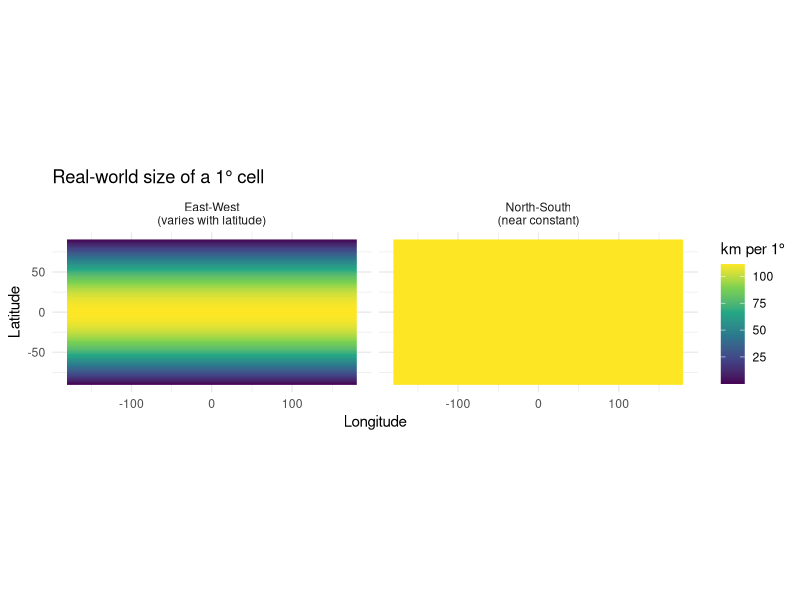
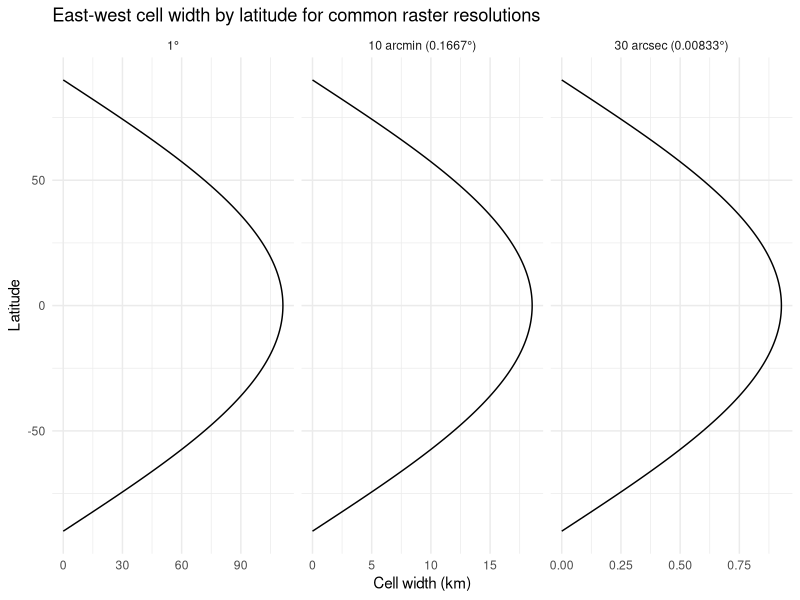
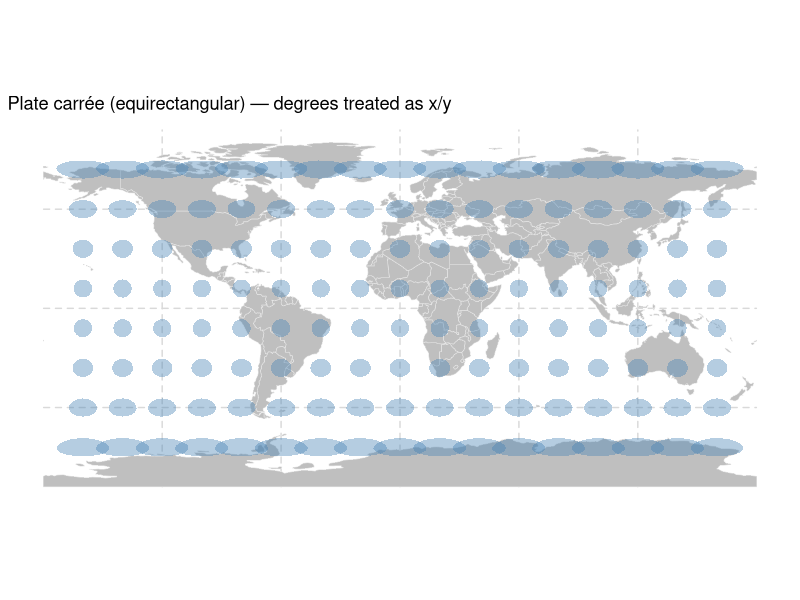
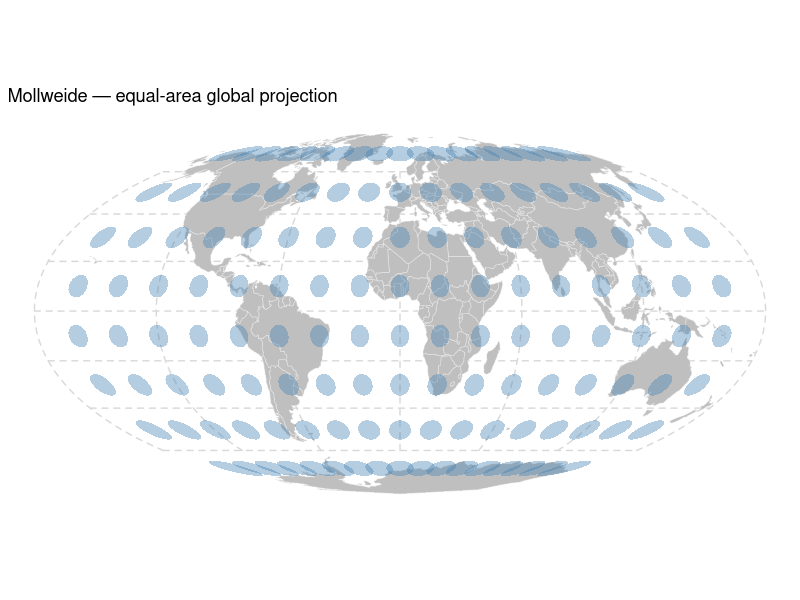
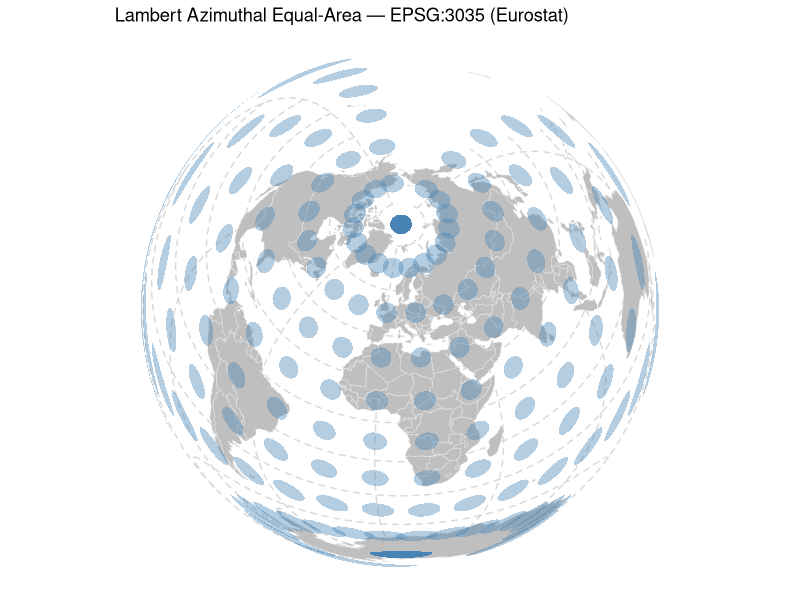
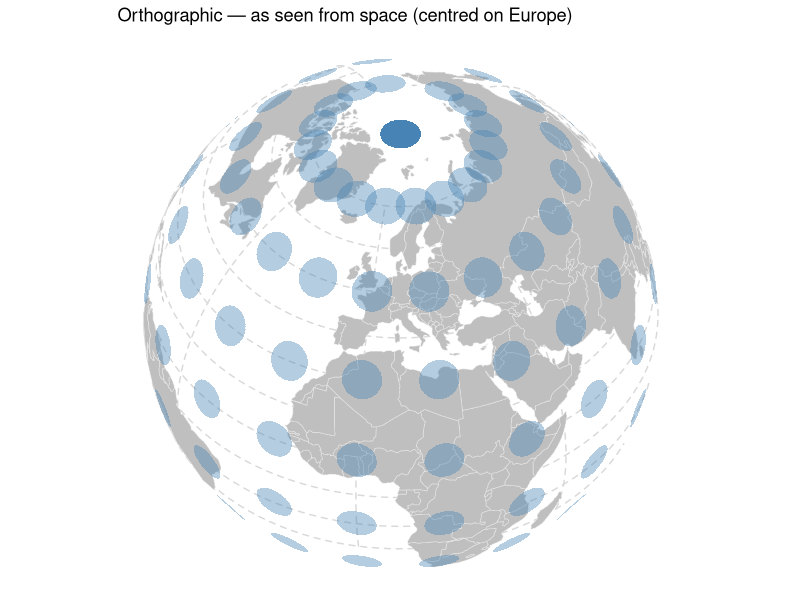
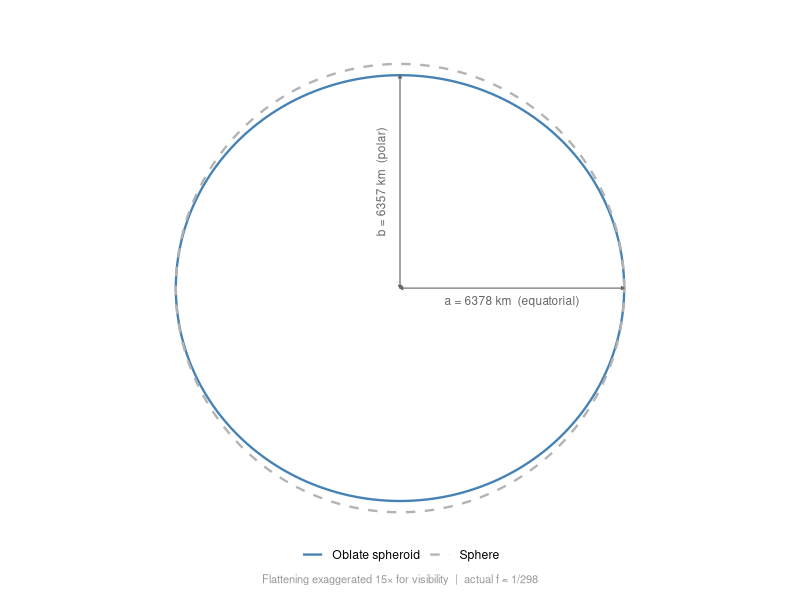
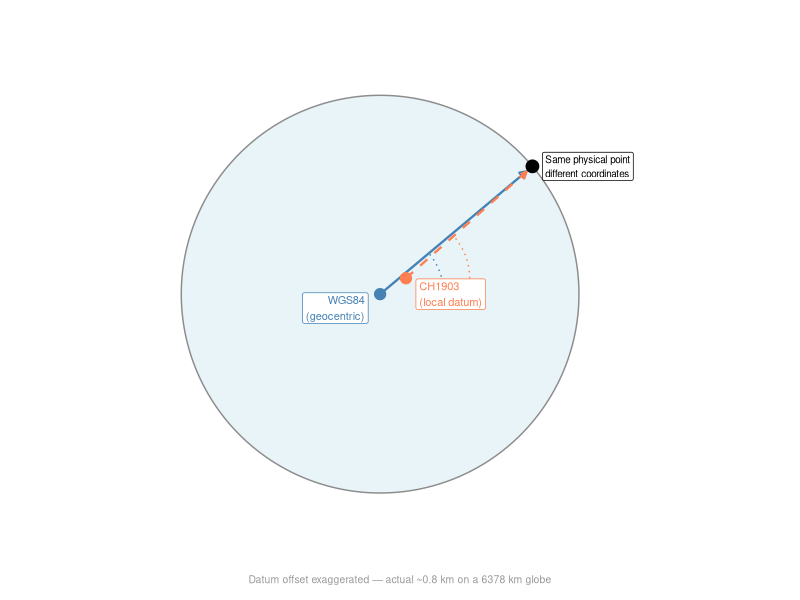

Generate these figures, in order, with R:
library(sf)
library(ggplot2)
library(dplyr)
library(tidyr)
library(tibble)
library(rnaturalearth)
library(rnaturalearthdata)


# Oblate spheroid ---------------------------------------------------------
# The Earth is not a sphere — it is slightly flattened at the poles.
# Equatorial radius a > polar radius b; flattening f = (a-b)/a ≈ 1/298.
# The actual difference is ~21 km on a radius of ~6378 km, so it is nearly
# invisible at true scale. We exaggerate the flattening for visual clarity.

a <- 6378.137 # equatorial radius (km)
b <- 6356.752 # polar radius (km)
f <- (a - b) / a # actual flattening ≈ 1/298.257

exag <- 15
b_vis <- a * (1 - exag * f) # exaggerated polar radius for plotting
theta <- seq(0, 2 * pi, length.out = 1000)

p <- bind_rows(
  tibble(x = a * cos(theta), y = a * sin(theta), shape = "Sphere"),
  tibble(
    x = a * cos(theta),
    y = b_vis * sin(theta),
    shape = "Oblate spheroid"
  )
) |>
  ggplot(aes(x, y, colour = shape, linetype = shape)) +
  geom_path(linewidth = 0.8) +
  scale_colour_manual(
    values = c("Sphere" = "grey70", "Oblate spheroid" = "steelblue")
  ) +
  scale_linetype_manual(
    values = c("Sphere" = "dashed", "Oblate spheroid" = "solid")
  ) +
  annotate(
    "segment",
    x = 0,
    xend = a,
    y = 0,
    yend = 0,
    colour = "grey40",
    linewidth = 0.4,
    arrow = arrow(ends = "both", length = unit(0.08, "cm"), type = "closed")
  ) +
  annotate(
    "text",
    x = a / 2,
    y = -350,
    label = paste0("a = ", round(a), " km  (equatorial)"),
    size = 3,
    colour = "grey40"
  ) +
  annotate(
    "segment",
    x = 0,
    xend = 0,
    y = 0,
    yend = b_vis,
    colour = "grey40",
    linewidth = 0.4,
    arrow = arrow(ends = "both", length = unit(0.08, "cm"), type = "closed")
  ) +
  annotate(
    "text",
    x = -550,
    y = b_vis / 2,
    label = paste0("b = ", round(b), " km  (polar)"),
    size = 3,
    colour = "grey40",
    angle = 90
  ) +
  labs(
    colour = NULL,
    linetype = NULL,
    caption = paste0(
      "Flattening exaggerated ",
      exag,
      "\u00d7 for visibility  |  actual f \u2248 1/298"
    )
  ) +
  coord_equal() +
  theme_void() +
  theme(
    legend.position = "bottom",
    plot.caption = element_text(colour = "grey60", size = 8, hjust = 0.5),
    plot.margin = margin(30, 30, 10, 30)
  )


ggsave(
  "public/Introduction/oblate-spheroid.png",
  p,
  width = 6,
  height = 6,
  dpi = 150,
  bg = "white"
)


# Datum positioning --------------------------------------------------------
# A datum positions the ellipsoid in 3D space relative to the real Earth.
# Geocentric datums (WGS84): origin at Earth's centre of mass — global fit.
# Local datums (CH1903 / Bessel 1841): origin offset to best fit a region.
# Same physical point → different position vector → different coordinates.
# The offset is exaggerated here (actual ~0.8 km on a 6378 km globe).

theta <- seq(0, 2 * pi, length.out = 1000)
R     <- 1

cx <- 0.13   # exaggerated x-offset of local datum origin
cy <- 0.08   # exaggerated y-offset of local datum origin

earth_pts <- tibble(x = R * cos(theta), y = R * sin(theta))

# Surface point (defined by its geocentric angle)
angle_geo   <- 40 * pi / 180
px          <- R * cos(angle_geo)
py          <- R * sin(angle_geo)
angle_local <- atan2(py - cy, px - cx)

# Small arcs showing the angle measured from each origin
arc_r     <- 0.32
arc_geo   <- tibble(
  x = arc_r * cos(seq(0, angle_geo,   length.out = 100)),
  y = arc_r * sin(seq(0, angle_geo,   length.out = 100))
)
arc_local <- tibble(
  x = cx + arc_r * cos(seq(0, angle_local, length.out = 100)),
  y = cy + arc_r * sin(seq(0, angle_local, length.out = 100))
)

# Endpoint slightly inside the surface point for arrowhead clearance
tip_scale  <- 0.96
local_len  <- sqrt((px - cx)^2 + (py - cy)^2)
local_tip  <- tibble(
  x = px - (1 - tip_scale) * (px - cx) / local_len,
  y = py - (1 - tip_scale) * (py - cy) / local_len
)

datum_plot <- ggplot() +
  geom_polygon(data = earth_pts, aes(x, y), fill = "#e8f4f8", colour = NA) +
  geom_path(data = earth_pts,    aes(x, y), colour = "grey55", linewidth = 0.5) +
  # Angle arcs
  geom_path(data = arc_geo,   aes(x, y), colour = "steelblue", linewidth = 0.5, linetype = "dotted") +
  geom_path(data = arc_local, aes(x, y), colour = "coral",     linewidth = 0.5, linetype = "dotted") +
  # Vectors from each origin to the surface point
  annotate("segment",
           x = 0, y = 0, xend = px * tip_scale, yend = py * tip_scale,
           colour = "steelblue", linewidth = 0.8,
           arrow = arrow(length = unit(0.18, "cm"), type = "closed")) +
  annotate("segment",
           x = cx, y = cy, xend = local_tip$x, yend = local_tip$y,
           colour = "coral", linewidth = 0.8, linetype = "dashed",
           arrow = arrow(length = unit(0.18, "cm"), type = "closed")) +
  # Origins
  annotate("point", x = 0,  y = 0,  size = 3.5, colour = "steelblue") +
  annotate("point", x = cx, y = cy, size = 3.5, colour = "coral") +
  # Surface point
  annotate("point", x = px, y = py, size = 4, colour = "black") +
  # Labels
  annotate("label", x = -0.06, y = -0.07,
           label = "WGS84\n(geocentric)", size = 2.8,
           colour = "steelblue", fill = "white", hjust = 1) +
  annotate("label", x = cx + 0.05, y = cy - 0.08,
           label = "CH1903\n(local datum)", size = 2.8,
           colour = "coral", fill = "white", hjust = 0) +
  annotate("label", x = px + 0.05, y = py,
           label = "Same physical point\ndifferent coordinates", size = 2.5,
           fill = "white", hjust = 0) +
  labs(caption = "Datum offset exaggerated — actual ~0.8 km on a 6378 km globe") +
  coord_equal(xlim = c(-1.35, 1.55), ylim = c(-1.25, 1.25)) +
  theme_void() +
  theme(
    plot.caption = element_text(size = 7.5, colour = "grey60", hjust = 0.5),
    plot.margin  = margin(15, 15, 10, 15)
  )

ggsave(
  "public/Introduction/datum-positioning.png",
  datum_plot,
  width = 6,
  height = 5,
  dpi = 150,
  bg = "white"
)


# Part 1: Degrees to Metres -----------------------------------------------

# Geographic coordinates (lat/lon) are in degrees, not metres.
# 1° of latitude is always ≈ 111 km.
# 1° of longitude shrinks toward the poles:
#
#   km per 1° longitude = 40075 * cos(latitude) / 360

km_per_deg_lon <- function(lat_deg) {
  40075 * cos(lat_deg * pi / 180) / 360
}

km_per_deg_lon(c(0, 45, 47, 80, 90))


# Arc-seconds to decimal degrees:
#   decimal_deg = degrees + minutes/60 + seconds/3600
#
# Common raster resolutions:
#   30 arcsec  = 0.00833°  → cell height ~0.93 km, width at 47°N ~0.63 km
#   10 arcmin  = 0.16667°  → cell height ~18.5 km, width at 47°N ~12.7 km
#   1 degree   = 1°        → cell height ~111 km,  width at 47°N ~76 km

# Haversine distance -------------------------------------------------------
# Great-circle distance between two points (in metres).
# Defaults: distance of 1° east at the given latitude (east-west width of a 1° cell).

haversine_distance <- function(
  lon1,
  lat1,
  lon2 = lon1 + 1, # default: 1° east
  lat2 = lat1 # default: same latitude
) {
  R <- 6378.137 # Earth radius in km
  dlat <- (lat2 - lat1) * pi / 180
  dlon <- (lon2 - lon1) * pi / 180
  a <- sin(dlat / 2)^2 +
    cos(lat1 * pi / 180) * cos(lat2 * pi / 180) * sin(dlon / 2)^2
  2 * atan2(sqrt(a), sqrt(1 - a)) * R * 1000 # metres
}

# Width of a 10-arcminute raster cell at 47°N (Zurich):
haversine_distance(0, 47) * (10 / 60)


# Experiment 1: Real-world size of a 1° cell ------------------------------
# East-west width varies strongly with latitude; north-south height is near-constant.

expand.grid(lat = seq(-90, 90, 1), lon = seq(-180, 180, 1)) |>
  mutate(
    `East-West\n(varies with latitude)` = haversine_distance(
      lon,
      lat,
      lon + 1,
      lat
    ),
    `North-South\n(near constant)` = haversine_distance(lon, lat, lon, lat + 1)
  ) |>
  pivot_longer(
    c(starts_with("East"), starts_with("North")),
    names_to = "direction",
    values_to = "metres"
  ) |>
  ggplot(aes(lon, lat, fill = metres / 1000)) +
  geom_raster() +
  scale_fill_viridis_c(name = "km per 1°") +
  facet_wrap(~direction) +
  labs(
    title = "Real-world size of a 1° cell",
    x = "Longitude",
    y = "Latitude"
  ) +
  coord_equal() +
  theme_minimal()


# Experiment 2: Raster resolution in context -------------------------------
# How wide is a raster cell (in km) at each latitude for three common resolutions?

tribble(
  ~resolution            , ~deg      ,
  "1°"                   ,         1 ,
  "10 arcmin (0.1667°)"  , 10 / 60   ,
  "30 arcsec (0.00833°)" , 30 / 3600
) |>
  mutate(resolution = factor(resolution, levels = resolution)) |>
  crossing(lat = seq(-90, 90, 1)) |>
  mutate(km = haversine_distance(0, lat) * deg / 1000) |>
  ggplot(aes(km, lat)) +
  geom_path() +
  facet_wrap(~resolution, scales = "free_x") +
  labs(
    title = "East-west cell width by latitude for common raster resolutions",
    x = "Cell width (km)",
    y = "Latitude"
  ) +
  theme_minimal()


# Part 2: Projection Distortion -------------------------------------------
# All projections distort the Earth. The question is *what* they distort:
#   Conformal  (e.g. Mercator):  preserves local angles/shape — distorts area
#   Equal-area (e.g. Mollweide): preserves area — distorts shape
#   Equidistant:                 preserves distances from a reference point
#
# Plate carrée (equirectangular): what you get when degrees are treated as x/y pixels.
# This is what EPSG:4326 looks like when rendered naively on screen.

# Setup: equal-area circles ------------------------------------------------
# 500 km circles at a regular grid. Same real-world size everywhere —
# any visual difference between projections is pure distortion.
# sf uses S2 for geographic CRS, so st_buffer() gives correct geodesic circles.

world <- ne_countries(returnclass = "sf")

grid_pts <- expand.grid(lon = seq(-180, 180, 20), lat = seq(-90, 90, 20)) |>
  st_as_sf(coords = c("lon", "lat"), crs = 4326, remove = FALSE)

circles <- st_buffer(grid_pts, dist = 500e3) |>
  filter(abs(lon) != 180) # remove circles at ±180° to avoid date-line artefacts

base_map <- ggplot() +
  geom_sf(data = world, fill = "grey75", colour = "grey90", linewidth = 0.2) +
  geom_sf(data = circles, fill = "steelblue", alpha = 0.4, colour = NA) +
  theme_minimal() +
  theme(panel.grid = element_line(colour = "grey85", linetype = 2))


# Plate carrée — the implicit default --------------------------------------
base_map +
  labs(title = "Plate carrée (equirectangular) — degrees treated as x/y")

# Mollweide — equal-area ---------------------------------------------------
base_map +
  coord_sf(crs = "+proj=moll") +
  labs(title = "Mollweide — equal-area global projection")

# LAEA Europe (EPSG:3035) --------------------------------------------------
base_map +
  coord_sf(crs = st_crs(3035)) +
  labs(title = "Lambert Azimuthal Equal-Area — EPSG:3035 (Eurostat)")

# Orthographic — the globe from space --------------------------------------
base_map +
  coord_sf(
    crs = "+proj=ortho +lat_0=45 +lon_0=10 +a=6371000 +b=6371000 +units=m +no_defs"
  ) +
  labs(title = "Orthographic — as seen from space (centred on Europe)")
